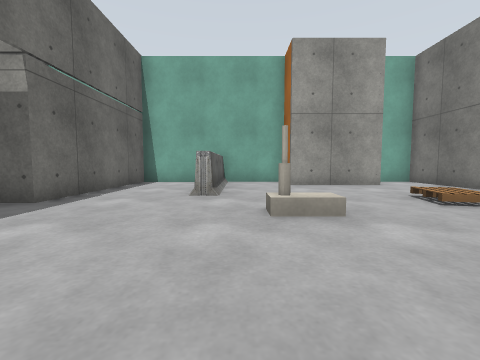
[1] (above)

12 first-person views from a walk through a Gazebo world. The camera is 0.72 m above the floor, tilts 4° down and sees 90° across. Floor lines are 1 m apart. The floor is counted in squares, 1 m on a side. Each view is taken from the middle of a square. On the plan, view 1 faces up. The plan holds only what a view shows up to about 9 squares ahead; the rest is blank. Simple shapes stand in for some stock models.

[2]
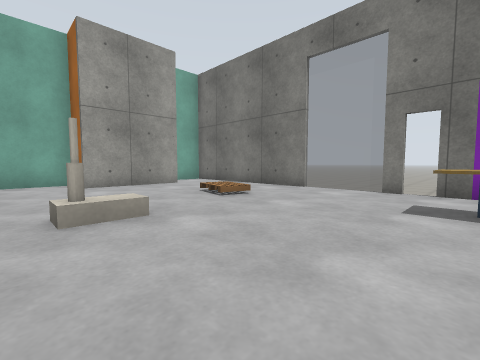

[3]
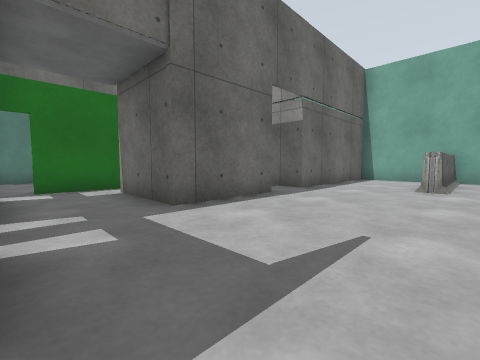

[4]
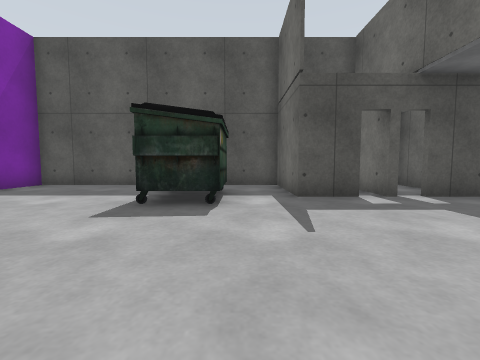

[5]
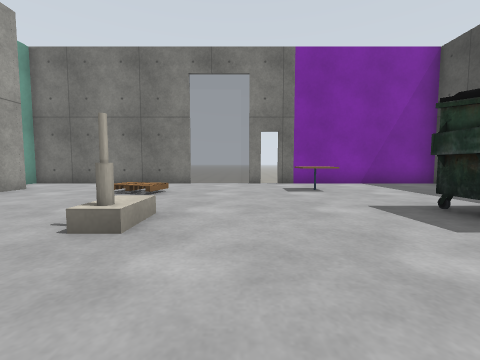

[6]
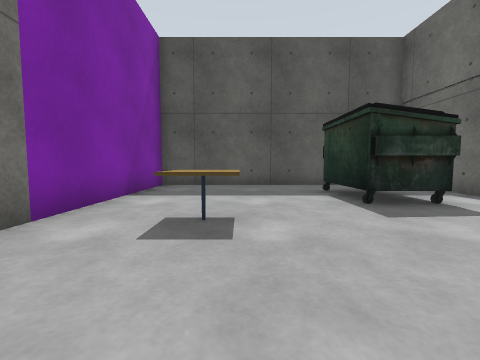

[7]
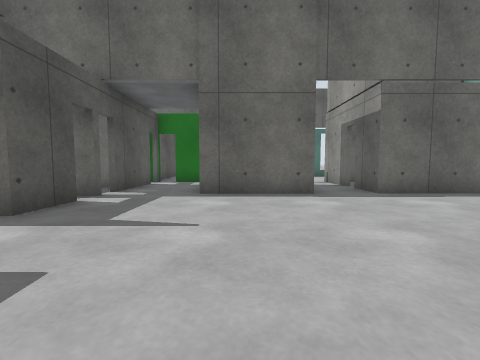

[8]
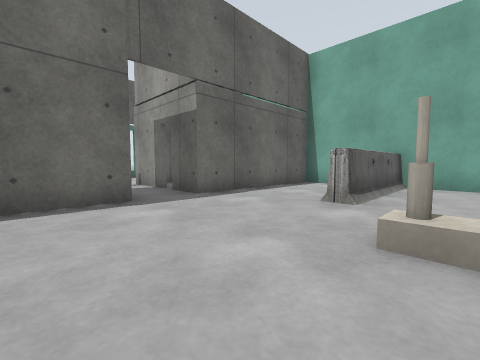

[9]
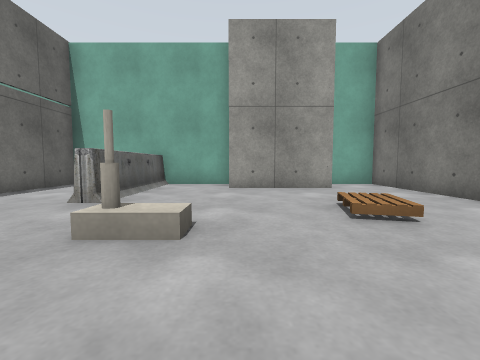

[10]
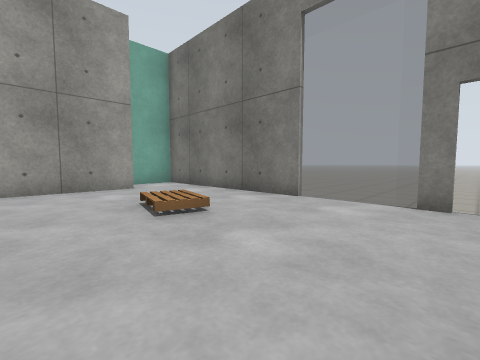

[11]
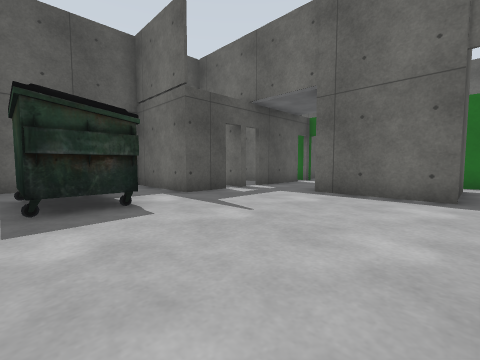

[12]
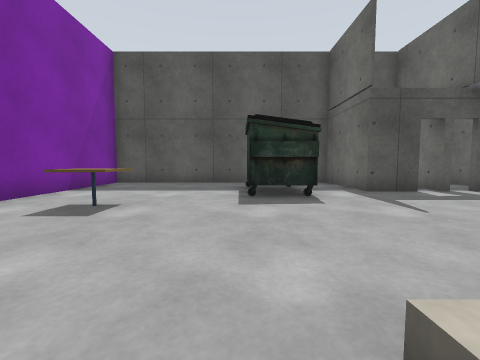

### Floor plan
Points are (right, up) in squares from view 1. A wall is a line through its corners. A room is listed if a view was taken in it or the views show most of it. See-through windows are left out.
Room 1 (views 1, 2, 3, 4, 5, 6, 7, 8, 9, 10, 11, 12)
walls: (-2.6, -2.1) (-1.2, -2.1) (-1.2, -4.9) (6.6, -4.9) (6.6, 0.8); (6.6, 1.2) (6.6, 1.8); (6.6, 3.8) (6.6, 9.3) (5.1, 9.3); (4.8, 8) (1.7, 8) (1.7, 8.5); (1.6, 9.3) (-3.6, 9.3) (-3.6, 4.3) (-5, 4.3); (-6.3, 2.7) (-3.6, 2.7) (-3.6, 0.1) (-6.3, 0.1); (-7.2, 0.5) (-7.2, -1.5); (-6.4, -2.1) (-3.9, -2.1)
ways out: open door at (-6.5, -2); open door at (-3.5, -2); open door at (5, 8.5); open door at (7, 2)
objects: grey box (-5, -2); barrier (-1, 6) to (-1, 9); dumpster (1, -3) to (2, -1); house (1, 3) to (1, 4); cafe table (4, 0) to (5, 0); pallet (4, 4) to (4, 5)

Where each view was taken, in squares from view 1:
view 1: 0 up, 0 right, facing up
view 2: 0 up, 0 right, facing up-right
view 3: 2 down, 0 right, facing up-left
view 4: 3 up, 0 right, facing down
view 5: 2 up, 2 left, facing right
view 6: 3 up, 4 right, facing down
view 7: 1 up, 2 right, facing left
view 8: 1 up, 1 right, facing up-left
view 9: 1 up, 2 right, facing up
view 10: 1 up, 2 right, facing up-right
view 11: 3 up, 2 right, facing down-left
view 12: 4 up, 2 right, facing down
